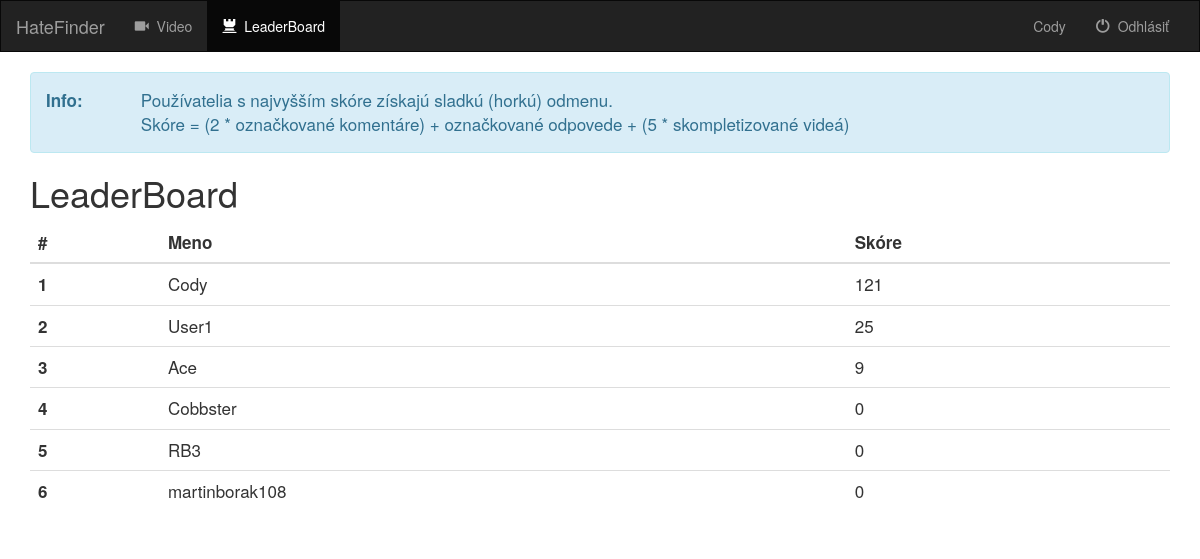
The app's page /video/leaderboard/ (signed in) with its own data.
### video/models.py (models this page shows)
class Worker(models.Model):
    user = models.OneToOneField(User, on_delete=models.CASCADE)
    videos = models.ManyToManyField(Video)
    comments = models.ManyToManyField(Comment)
    score = models.IntegerField(default=0)
    def __str__(self):
        return self.user.username

### video/views.py (the view)
class LeaderBoardView(generic.ListView):
    template_name = 'video/leaderboard.html'
    context_object_name = 'workers'
    def get_queryset(self):
        main_set = Worker.objects.all().order_by('-score')
        subset = main_set[:10]
        return subset

### video/templates/video/leaderboard.html (shortened to what this page needs)
{% extends 'video/base.html' %}
{% block active_list %}
    <ul class="nav navbar-nav">
        <li class="">
            <a href="{%  url 'video:index' %}">
                <span class="glyphicon glyphicon-facetime-video" aria-hidden="true"></span>&nbsp; Video
            </a>
        </li>
        <li class="active">
            <a href="{%  url 'video:leaderboard' %}">
                <span class="glyphicon glyphicon-tower" aria-hidden="true"></span>&nbsp; LeaderBoard
            </a>
        </li>
    </ul>
{% endblock %}
{% block body %}
    <div id="leaderboard" class="container">
        <div class="alert alert-info">
            <div class="row">
                <div class="col-md-1">
                    <strong>Info:</strong>
                </div>
                <div class="col-md-11">
                    Používatelia s najvyšším skóre získajú sladkú (horkú) odmenu. <br>
                    Skóre = (2 * označkované komentáre) + označkované odpovede + (5 * skompletizované videá)
                </div>
            </div>
        </div>
        <h1>LeaderBoard</h1>
        <table class="table">
            <thead>
                <tr>
                    <th>#</th>
                    <th>Meno</th>
                    <th>Skóre</th>
                </tr>
            </thead>
            <tbody>
                {% for worker in workers %}
                    <tr>
                        <th scope="row">{{ forloop.counter }}</th>
                        <td>{{ worker }}</td>
                        <td>{{ worker.score }}</td>
                    </tr>
                {% endfor %}
            </tbody>
        </table>
    </div>
{% endblock %}

### video/templates/video/base.html (shortened to what this page needs)
<!DOCTYPE html>
<html lang="en">
<head>
    {%  load staticfiles %}
    <link rel="stylesheet" href="https://maxcdn.bootstrapcdn.com/bootstrap/3.3.6/css/bootstrap.min.css">
    <link rel="stylesheet" type="text/css" href="{% static 'video/style.css' %}" />
</head>
<body>
    <nav class="navbar navbar-inverse">
        <div class="container-fluid">
            <div class="navbar-header">
                <a class="navbar-brand" href="{%  url 'video:index' %}">HateFinder</a>
            </div>
            <div class="collapse navbar-collapse" id="topNavBar">
                {% block active_list %}{% endblock %}
                {% if user.is_authenticated %}
                    <ul class="nav navbar-nav navbar-right">
                        <li class="">
                            <a href="{%  url 'video:profile' %}">
                                {{ user.get_username }}
                            </a>
                        </li>
                        <li class="">
                            <a href={%  url 'video:logout' %}>
                                <span class="glyphicon glyphicon-off" aria-hidden="true"></span>&nbsp; Odhlásiť
                        </li>
                    </ul>
                {% endif %}
            </div>
        </div>
    </nav>
    {% block body %}
    {% endblock %}
</body>
</html>

### video/static/video/style.css (style rules this page uses)
.navbar { border-radius: 0; }
#leaderboard { font-size: 17px; }

### records on screen
Worker: user.username "Cody", score "121"
Worker: user.username "User1", score "25"
Worker: user.username "Ace", score "9"
Worker: user.username "Cobbster", score "0"
Worker: user.username "RB3", score "0"
Worker: user.username "martinborak108", score "0"

### other values on screen
{{ user.get_username }} "Cody"
